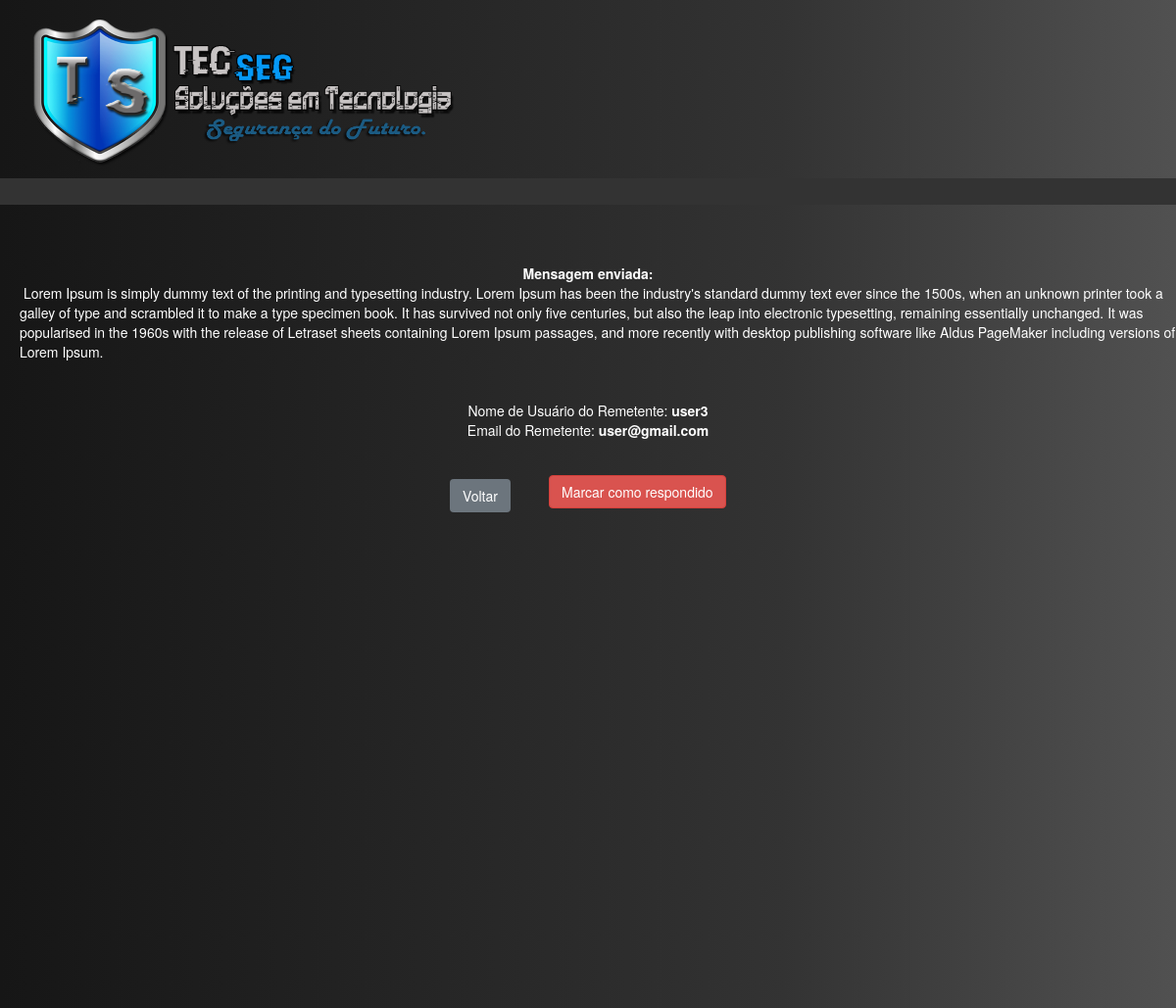
The page /visualizarmensagem.php?codigo=14 on the database its author committed.
### tables this page shows
CREATE TABLE IF NOT EXISTS `mensagem` (
  `codigo` int(11) NOT NULL AUTO_INCREMENT,
  `mensagem` text NOT NULL,
  `nomeus` varchar(200) NOT NULL,
  `emailus` varchar(200) NOT NULL,
  PRIMARY KEY (`codigo`)
);

### visualizarmensagem.php (the view, shortened to what this page needs)
<?php
 include_once("conexao_login.php");
$result_cursos = "SELECT * FROM admins where cod_adm limit 1";
$resultado_cursos = mysqli_query($conn, $result_cursos);
 include_once("conexao2.php");
 $codigo = filter_input(INPUT_GET, "codigo", FILTER_SANITIZE_NUMBER_INT);
?>
<!DOCTYPE html>
<html lang="pt-br">
<head>
<link rel="stylesheet" href="Estilo.css">
<link href="https://cdn.jsdelivr.net/npm/bootstrap@5.1.3/dist/css/bootstrap.min.css" rel="stylesheet">
        <link href=".css/bootstrap.min.css" rel="stylesheet">
</head>
	<body bgcolor="#333">
<div class="imagem">
<img src="TECSEGN2.png" height="30%" width="40%">
</div>
<div class="topnav">
  <?php while($rows_cursos = mysqli_fetch_assoc($resultado_cursos)){  ?>
<a class="align3" href="#" onclick="myFunction2()"><img class="usuario" src="admin.png" height="50px" width="50px"></a>
 <?php } ?>
  <a class="align" onclick="myFunction()" href="#">Mercadorias ⠀<i class="arrow down"></i></a>
  <a class="align" href="cadastraradm.php">Cadastrar Administradores</a>
<br>
</div>
<br><br>
<div class="barra2">
  <br><br>
<?php
$query_produto = "SELECT * FROM mensagem WHERE codigo = $codigo LIMIT 1";
        $result_produto = $conn->prepare($query_produto);
        $result_produto->execute();
        if (($result_produto) AND ($result_produto->rowCount() != 0)) {
            $row_produto = $result_produto->fetch(PDO::FETCH_ASSOC);
            extract($row_produto);
              echo "<center><font color='white'><b></b><br>";
                echo "<b>Mensagem enviada:</b></center> <div class='linha'> $mensagem <br></font></div>";
                echo "<br>";
                                echo "<br>";
                echo "<center><font color='white'>Nome de Usuário do Remetente:<B> $nomeus</B></font>";
                                       echo "<center><font color='white'>Email do Remetente:<B> $emailus</B></font>";
                                                echo "<br>";
                                                                echo "<br>";
                                                                echo "<br>";
              echo "<center><a href='vermensagemadm.php'><button class='btn btn-secondary btn-mol'>Voltar</button></a></center>";
              echo "<center><a href='confapagarmensagem.php?codigo=$codigo'><button class='btn btn-danger'>Marcar como respondido</button></a></center>";
        } else {
            $_SESSION['msg'] = "<p style='color: #f00;'>Erro: Mensagem Não Encontrada!</p>";
            header("Location: visualizarmensagem.php");
        }
  ?>
<br><br>

### Estilo.css (style rules this page uses)
.topnav { background-image: linear-gradient(to right,#161616,#242424,#333,#515151); overflow: hidden; margin-top: -20%; }
.topnav a { float: right; color: #f2f2f2; text-align: center; padding: 160px 28px; text-decoration: none; font-size: 15px; font-family: arial; }
.topnav a.align { padding-top: 14px; }
.barra2 { background-image: linear-gradient(to right,#161616,#242424,#333,#515151); height: 630px; margin-top: -13px; }
* { box-sizing: border-box; }

### visualizarmensagem.php (style rules this page uses)
body { background: #333 !important; }
div.topnav { height: 240px !important; margin-top: -238px !important; }
div.barra2 { height: 820px; }
.topnav a.align3 { padding-top: 14px; border-radius: 50%; height: 70px; width: 70px; }
div.linha { white-space: pre-wrap; margin-left: 20px; }
button.btn-mol { margin-left: -220px; }
button.btn-danger { position: absolute; margin-top: -38px; margin-left: -40px; }

### rows shown on the page
mensagem: mensagem "Lorem Ipsum is simply dummy text of the printing and typesetting industry. Lorem Ipsum has been the industry's standard dummy text ever since the 1500s, when an unknown printer took a galley of type and scrambled it to make a type specimen book. It has survived not only five centuries, but also the leap into electronic typesetting, remaining essentially unchanged. It was popularised in the 1960s with the release of Letraset sheets containing Lorem Ipsum passages, and more recently with desktop publishing software like Aldus PageMaker including versions of Lorem Ipsum.…", nomeus "user3", emailus "user@gmail.com"
